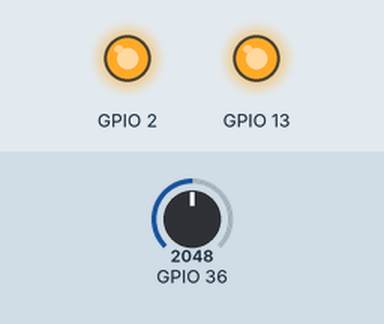
Bench run of a sketch on a simulated ESP32. Shown: output pins drawn as LEDs (lit = HIGH). Inputs (shaded band) come from the test bench; at power-on: GPIO 36 = 2048. WiFi joins after 1.5 s; servers stay silent unless stated.

Above: at 2.0 s.
At 30.0 s:
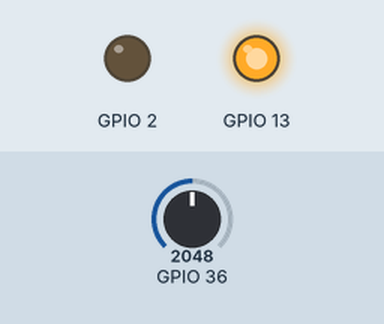
Timing chart, 0 to 74.3 s (numbered marks = the images above):
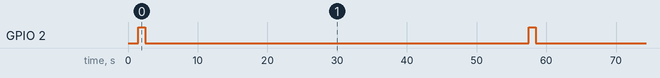

The sketch:

Solar_Geyser_dec27a.ino
```cpp
#include "arduino_secrets.h"
/*
  Sketch generated by the Arduino IoT Cloud Thing "Solar Geyser"
  https://create.arduino.cc/cloud/things/469f79e3-f760-4975-8a77-7bd420c86be4

  Arduino IoT Cloud Variables description

  The following variables are automatically generated and updated when changes are made to the Thing

  CloudTemperature temperature;

  Variables which are marked as READ/WRITE in the Cloud Thing will also have functions
  which are called when their values are changed from the Dashboard.
  These functions are generated with the Thing and added at the end of this sketch.
*/

#include "thingProperties.h"

void setup() {
  pinMode(2,OUTPUT);
  pinMode(13,OUTPUT);
  // Initialize serial and wait for port to open:
  Serial.begin(9600);
  // This delay gives the chance to wait for a Serial Monitor without blocking if none is found
  delay(1500);

  // Defined in thingProperties.h
  initProperties();

  // Connect to Arduino IoT Cloud
  ArduinoCloud.begin(ArduinoIoTPreferredConnection);

  /*
     The following function allows you to obtain more information
     related to the state of network and IoT Cloud connection and errors
     the higher number the more granular information you’ll get.
     The default is 0 (only errors).
     Maximum is 4
  */
  setDebugMessageLevel(2);
  ArduinoCloud.printDebugInfo();
  digitalWrite(13,HIGH);
}

void loop() {
  ArduinoCloud.update();
  // Your code here
  digitalWrite(2,HIGH);
  delay(1000);
  digitalWrite(2,LOW);
  delay(55000);
  temperature = analogRead(A0);

}
```

arduino_secrets.h
```cpp
#define SECRET_SSID "HUAWEI-5GCPE-D14F"
#define SECRET_PASS "5g4t3j2r1d1"
#define SECRET_DEVICE_KEY "BDV5LXSWHUPUXTPZK3BU"
```

thingProperties.h
```cpp
// Code generated by Arduino IoT Cloud, DO NOT EDIT.

#include <ArduinoIoTCloud.h>
#include <Arduino_ConnectionHandler.h>


const char THING_ID[]           = "469f79e3-f760-4975-8a77-7bd420c86be4";
const char DEVICE_LOGIN_NAME[]  = "f2994f20-e8cf-4527-9109-11b81375aafe";

const char SSID[]               = SECRET_SSID;    // Network SSID (name)
const char PASS[]               = SECRET_PASS;    // Network password (use for WPA, or use as key for WEP)
const char DEVICE_KEY[]  = SECRET_DEVICE_KEY;    // Secret device password


CloudTemperature temperature;

void initProperties(){

  ArduinoCloud.setBoardId(DEVICE_LOGIN_NAME);
  ArduinoCloud.setSecretDeviceKey(DEVICE_KEY);
  ArduinoCloud.setThingId(THING_ID);
  ArduinoCloud.addProperty(temperature, READ, 60 * SECONDS, NULL);

}

WiFiConnectionHandler ArduinoIoTPreferredConnection(SSID, PASS);
```

Measured:
- by itself, GPIO 2: alternates HIGH for 1.0 s and LOW for 55.0 s
